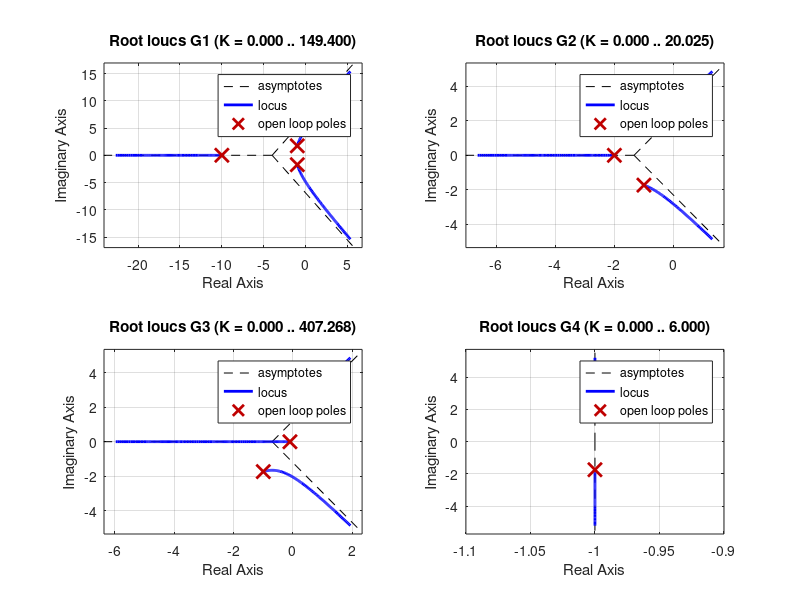

Write MATLAB code to recreate this figure.
%% Punto 1. Representar la misma gráfica para diferentes valores de Tc

% para s = -10 -> Tc = 0.1
G1 = tf(4, [0.1 1.2 2.4 4]);
% para s = -2 -> Tc = 0.5
G2 = tf(4, [0.5 2 4 4]);
% para s = -0.1 -> Tc = 10
G3 = tf(4, [10 21 42 4]);
% para s = 0 -> Tc = 0
G4 = tf(4, [1 2 4]);

step(G1)
hold on

step(G2)

step(G3)

step(G4)

%% Punto 2. Dibujar Polos y Ceros

subplot(221)
%pzmap(G1)
rlocus(G1)

subplot(222)
%pzmap(G2)
rlocus(G2)

subplot(223)
%pzmap(G3)
rlocus(G3)

subplot(224)
%pzmap(G4)
rlocus(G4)
